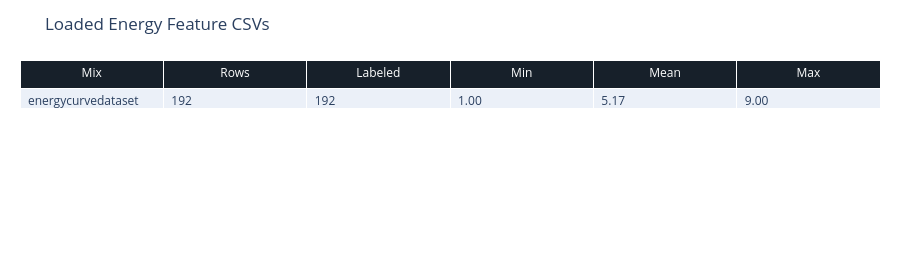

Source (notebook cell):
### Code cell
mixes = sorted({str(row.get('mix_name', '')) for row in rows})
summary = []
for mix in mixes:
    mix_rows = [row for row in rows if str(row.get('mix_name', '')) == mix]
    energies = np.asarray([row['energy_float'] for row in mix_rows], dtype=np.float64)
    energies = energies[np.isfinite(energies)]
    summary.append({
        'mix': mix,
        'rows': len(mix_rows),
        'labeled': int(energies.size),
        'energy_min': float(np.min(energies)) if energies.size else float('nan'),
        'energy_mean': float(np.mean(energies)) if energies.size else float('nan'),
        'energy_max': float(np.max(energies)) if energies.size else float('nan'),
    })

fig = go.Figure(data=[go.Table(
    header=dict(values=['Mix', 'Rows', 'Labeled', 'Min', 'Mean', 'Max'], fill_color='#17202a', font=dict(color='white')),
    cells=dict(values=[
        [row['mix'] for row in summary],
        [row['rows'] for row in summary],
        [row['labeled'] for row in summary],
        [f"{row['energy_min']:.2f}" if np.isfinite(row['energy_min']) else '' for row in summary],
        [f"{row['energy_mean']:.2f}" if np.isfinite(row['energy_mean']) else '' for row in summary],
        [f"{row['energy_max']:.2f}" if np.isfinite(row['energy_max']) else '' for row in summary],
    ], align='left'))
])
fig.update_layout(title='Loaded Energy Feature CSVs', height=280, margin=dict(l=20, r=20, t=60, b=20))
fig.show()

### Figure 1 — Plotly figure (JSON) as saved in the notebook; plotly's stock layout.template omitted (floating-point values rounded to 4 significant figures)
{"data": [{"cells": {"align": "left", "values": [["energycurvedataset"], [192], [192], ["1.00"], ["5.17"], ["9.00"]]}, "header": {"fill": {"color": "#17202a"}, "font": {"color": "white"}, "values": ["Mix", "Rows", "Labeled", "Min", "Mean", "Max"]}, "type": "table"}], "layout": {"height": 280, "margin": {"b": 20, "l": 20, "r": 20, "t": 60}, "title": {"text": "Loaded Energy Feature CSVs"}}}
